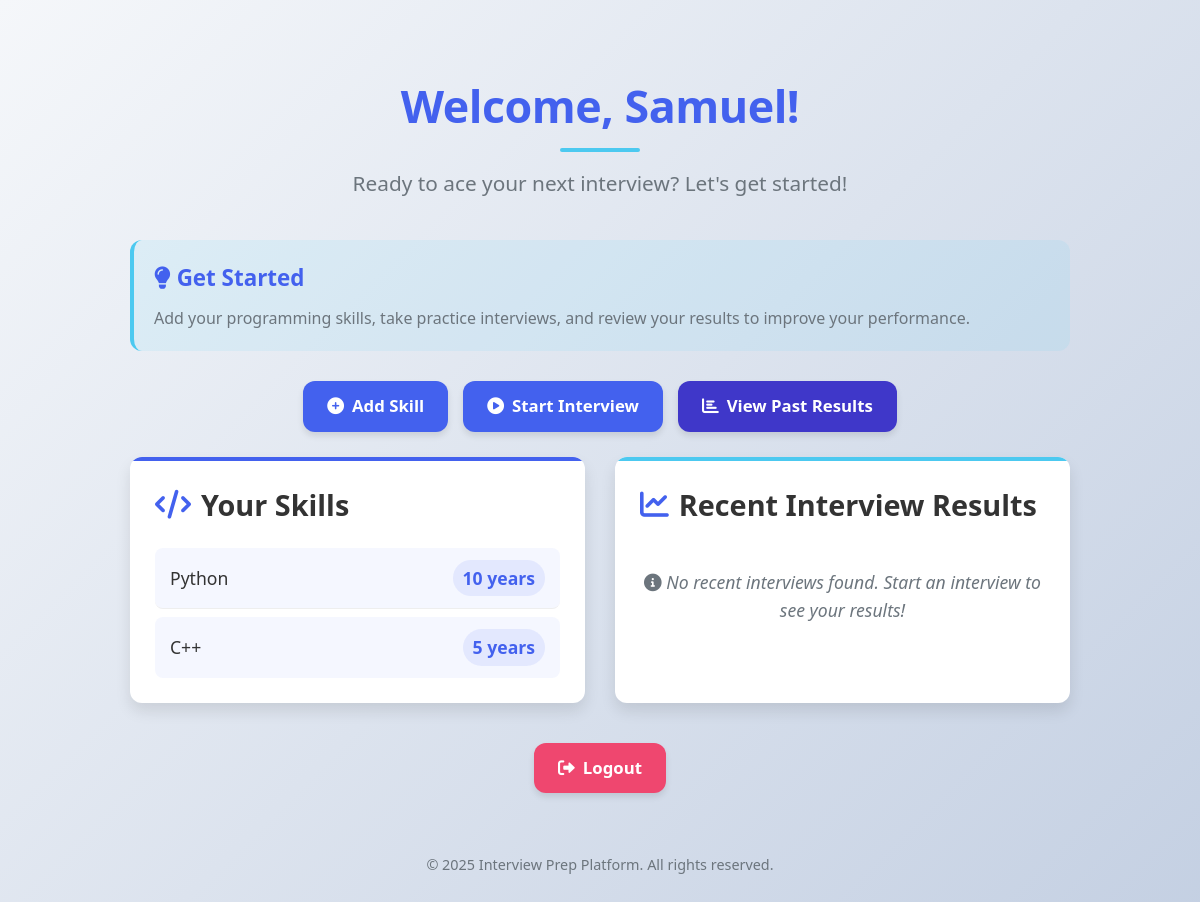
Page /home/ (signed in) on the earlier database version.
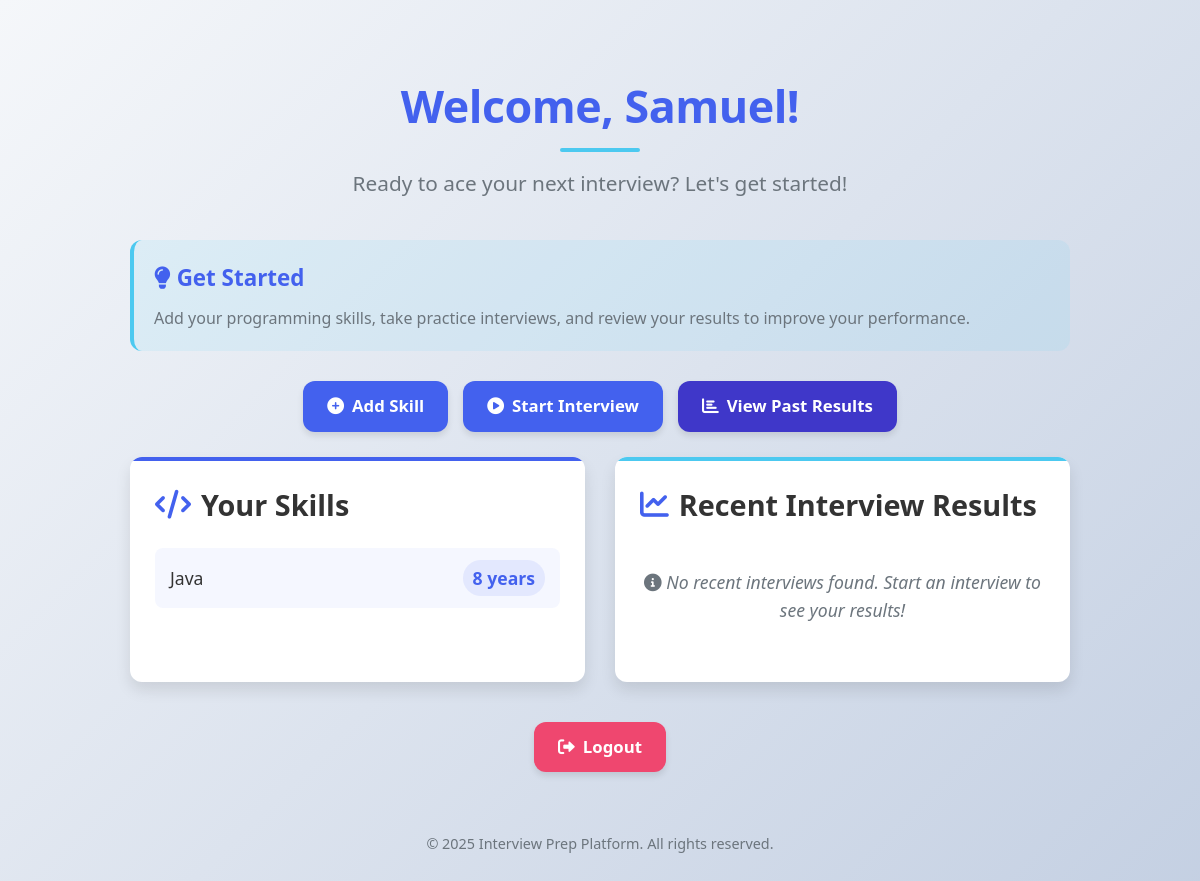
Same page on the later database version.
### core/models.py (models this page shows, shortened)
class User(AbstractUser):
    is_recruiter = models.BooleanField(default=False)

class ProgrammingSkill(models.Model):
    user = models.ForeignKey(User, on_delete=models.CASCADE)
    language = models.CharField(max_length=100)
    proficiency = models.IntegerField()  # Years of experience or proficiency level

### core/views.py (the view)
# urls.py: path('home/', views.home, name='home'),
@login_required
def home(request):
    skills = ProgrammingSkill.objects.filter(user=request.user)
    return render(request, 'home.html', {'skills': skills})

### templates/home.html (shortened to what this page needs)
<!DOCTYPE html>
<html>
<head>
    <link href="https://cdnjs.cloudflare.com/ajax/libs/font-awesome/6.0.0/css/all.min.css" rel="stylesheet">
</head>
<body>
    <div class="home-container">
        <div class="header">
            <h2>Welcome, {{ user.username }}!</h2>
            <p>Ready to ace your next interview? Let's get started!</p>
        </div>
        <div class="info-card">
            <h3><i class="fas fa-lightbulb"></i> Get Started</h3>
            <p>Add your programming skills, take practice interviews, and review your results to improve your performance.</p>
        </div>
        <div class="action-buttons">
            <a href="{% url 'skill_create' %}" class="btn btn-primary"><i class="fas fa-plus-circle"></i> Add Skill</a>
            {% if skills %}
                <a href="{% url 'interview' %}" class="btn btn-primary"><i class="fas fa-play-circle"></i> Start Interview</a>
                <a href="{% url 'interview_results' %}" class="btn btn-secondary"><i class="fas fa-chart-bar"></i> View Past Results</a>
            {% endif %}
        </div>
        <div class="dashboard-grid">
            {% if skills %}
                <div class="skills-section">
                    <h3 class="section-title"><i class="fas fa-code"></i> Your Skills</h3>
                    <ul>
                        {% for skill in skills %}
                            <li>{{ skill.language }} <span>{{ skill.proficiency }} years</span></li>
                        {% endfor %}
                    </ul>
                </div>
            {% endif %}
            <div class="recent-results-section">
                <h3 class="section-title"><i class="fas fa-chart-line"></i> Recent Interview Results</h3>
                {% if recent_interview %}
                    <p><i class="far fa-calendar-alt"></i> Completed on: {{ recent_interview.completed_at|date:"F d, Y" }}</p>
                    <p><i class="fas fa-question-circle"></i> Number of Questions: {{ recent_interview.total_questions }}</p>
                    <p><i class="fas fa-star"></i> Average Score: <span class="score">{{ recent_interview.average_score }}%</span></p>
                    <div style="text-align: center; margin-top: 20px;">
                        <a href="{% url 'interview_results' %}" class="btn btn-secondary">View Details</a>
                    </div>
                {% else %}
                    <p class="no-results"><i class="fas fa-info-circle"></i> No recent interviews found. Start an interview to see your results!</p>
                {% endif %}
            </div>
        </div>
        <div class="action-buttons">
            <a href="{% url 'logout' %}" class="btn btn-danger"><i class="fas fa-sign-out-alt"></i> Logout</a>
        </div>
        <div class="footer">
            <p>© 2025 Interview Prep Platform. All rights reserved.</p>
        </div>
    </div>
</body>
</html>

### templates/home.html (style rules this page uses)
:root { --primary-color: #4361ee; --primary-hover: #3a56d4; --secondary-color: #3f37c9; --accent-color: #4cc9f0; --danger-color: #ef476f; --success-color: #06d6a0; --background-color: #f8f9fa; --card-background: #ffffff; --text-primary: #333333; --text-secondary: #6c757d; --border-radius: 12px; --box-shadow: 0 8px 15px rgba(0, 0, 0, 0.1); }
* { margin: 0; padding: 0; box-sizing: border-box; }
body { font-family: 'Segoe UI', 'Roboto', 'Arial', sans-serif; background: linear-gradient(135deg, #f5f7fa 0%, #c3cfe2 100%); margin: 0; padding: 0; min-height: 100vh; color: var(--text-primary); line-height: 1.6; }
.home-container { max-width: 1000px; margin: 40px auto; padding: 30px; }
.header { text-align: center; margin-bottom: 40px; position: relative; }
.header h2 { font-size: 2.8em; color: var(--primary-color); margin: 0; font-weight: 700; letter-spacing: -0.5px; position: relative; display: inline-block; }
.header h2::after { content: ''; position: absolute; bottom: -10px; left: 50%; transform: translateX(-50%); width: 80px; height: 4px; background: var(--accent-color); border-radius: 2px; }
.header p { font-size: 1.3em; color: var(--text-secondary); margin: 25px 0; }
.action-buttons { display: flex; justify-content: center; gap: 15px; flex-wrap: wrap; margin: 25px 0; }
.btn { padding: 12px 24px; border-radius: var(--border-radius); text-decoration: none; font-size: 1.05em; font-weight: 600; transition: all 0.3s ease; border: none; box-shadow: 0 4px 6px rgba(0, 0, 0, 0.1); display: inline-flex; align-items: center; justify-content: center; cursor: pointer; }
.btn i { margin-right: 8px; }
.btn-primary { background-color: var(--primary-color); color: white; }
.btn-secondary { background-color: var(--secondary-color); color: white; }
.btn-danger { background-color: var(--danger-color); color: white; }
.dashboard-grid { display: grid; grid-template-columns: repeat(auto-fit, minmax(300px, 1fr)); gap: 30px; margin-bottom: 40px; }
.skills-section, .recent-results-section { background-color: var(--card-background); border-radius: var(--border-radius); box-shadow: var(--box-shadow); padding: 25px; transition: transform 0.3s ease, box-shadow 0.3s ease; position: relative; overflow: hidden; }
.skills-section::before, .recent-results-section::before { content: ''; position: absolute; top: 0; left: 0; width: 100%; height: 4px; }
.skills-section::before { background: var(--primary-color); }
.recent-results-section::before { background: var(--accent-color); }
.section-title { font-size: 1.8em; color: var(--text-primary); margin: 0 0 20px 0; display: flex; align-items: center; }
.section-title i { margin-right: 10px; color: var(--primary-color); }
.skills-section ul { list-style: none; padding: 0; margin: 0; }
.skills-section li { font-size: 1.1em; color: var(--text-primary); padding: 12px 15px; border-bottom: 1px solid #eee; margin-bottom: 8px; border-radius: 8px; background-color: rgba(67, 97, 238, 0.05); display: flex; justify-content: space-between; align-items: center; }
.skills-section li:last-child { border-bottom: none; margin-bottom: 0; }
.skills-section li span { font-weight: 600; color: var(--primary-color); background-color: rgba(67, 97, 238, 0.1); padding: 4px 10px; border-radius: 20px; }
.recent-results-section p { font-size: 1.1em; color: var(--text-primary); margin: 12px 0; }
.recent-results-section .no-results { color: var(--text-secondary); font-style: italic; text-align: center; padding: 20px 0; }
.info-card { border-radius: var(--border-radius); padding: 20px; background-color: rgba(76, 201, 240, 0.1); margin-bottom: 30px; border-left: 4px solid var(--accent-color); }
.info-card h3 { font-size: 1.4em; color: var(--primary-color); margin-bottom: 10px; }
.info-card p { color: var(--text-secondary); margin: 0; }
.footer { text-align: center; padding: 20px 0; font-size: 0.9em; color: var(--text-secondary); margin-top: 40px; }

Differences in the rows shown:
removed ProgrammingSkill: language "Python", proficiency "10"
removed ProgrammingSkill: language "C++", proficiency "5"
added ProgrammingSkill: language "Java", proficiency "8"
